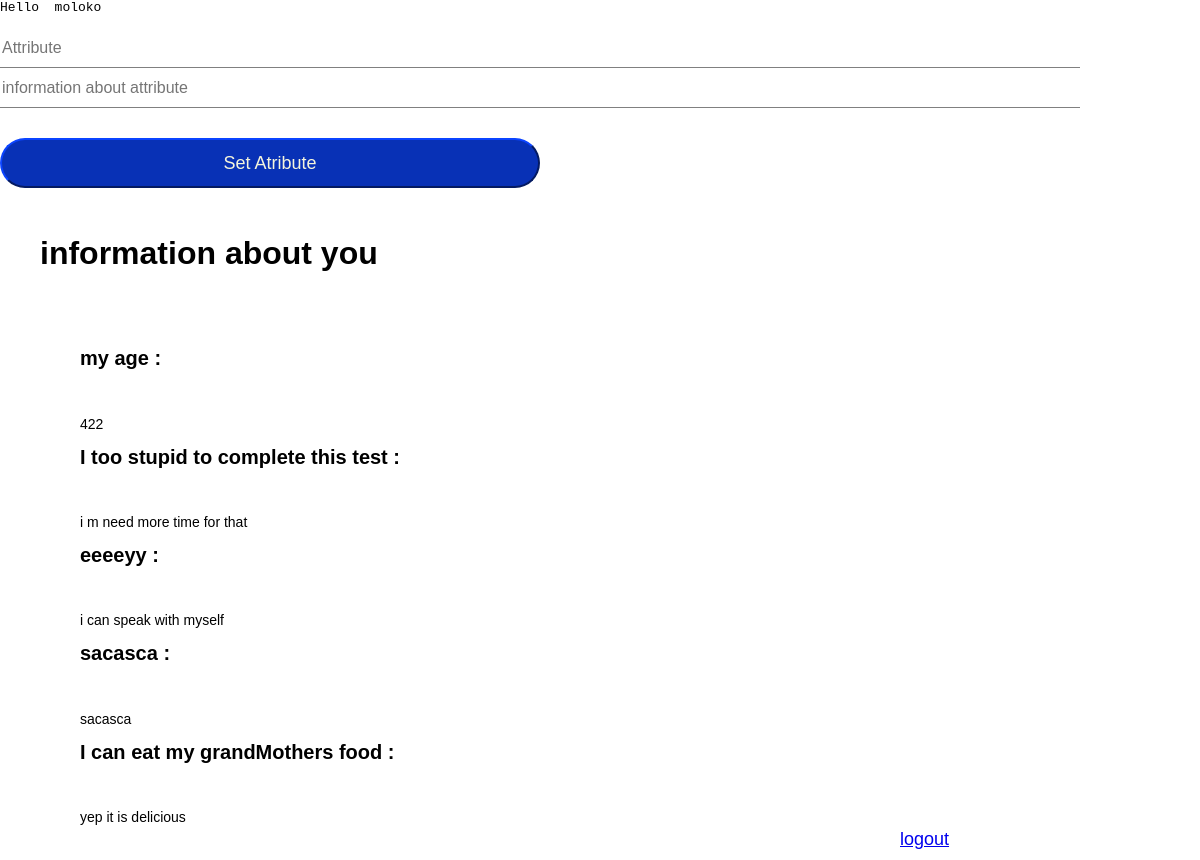
Screenshot of /welcome.php (signed in) with the database file from the repository.
### tables this page shows
CREATE TABLE `userinformation` (
  `id` int(11) NOT NULL,
  `user_id` int(11) NOT NULL,
  `Atr_name` varchar(100) DEFAULT NULL,
  `Atr_inf` text DEFAULT NULL
);

### welcome.php (the view, shortened to what this page needs)
<?php
require('db/connect.php');
if(isset ($_SESSION['username'])){
$username= $_SESSION['username'];
$id= $_SESSION['id'];
echo "<pre>Hello  $username </pre>";
echo"
<link rel='stylesheet' href='index.css' type='text/css'>
<form class='form' action='control/SetAtr.php' method='post' enctype='multipart/form-data' autocomplete='off'>
<input type='text' placeholder='Attribute' name='Attribute' required />
<input type='text' placeholder='information about attribute' name='Attribute_info' autocomplete='new-password' required />
<input type='submit' value='Set Atribute' name='login' class='btn btn-block btn-primary' />
</form>
";
$query = "SELECT * FROM userinformation WHERE user_id ='$id'";
$result= mysqli_query($connection,$query) or die(mysqli_error($connection));
echo "<div class='col1'><h1>information about you</h1></div>";
while($row = mysqli_fetch_array($result))
{
$Atr=$row['Atr_name'];
$AtrInf=$row['Atr_inf'];
echo "<div class='col'><h1>$Atr :</h1><br><p>$AtrInf</p></div>";
}
echo "<a href='control/logout.php' class'btn btn-lg btn-primary'>logout</a>";
}
else{
session_destroy();
}
?>

### index.css (style rules this page uses)
.col1, .col2 { min-width: 300px; padding: 2.5rem !important; }
.col h1 { padding: 0px !important; top: 0px !important; font-size: 20px; }
.col p { padding: 0px !important; top: 0px !important; font-size: 14px; }
.col { margin-left: 5rem; top: 0px !important; }
input[type="password"], input[type="email"], input[type="text"] { margin: 0px 0 !important; width: 90%; border: none; border-bottom: 1px solid gray; background: transparent; outline: none; height: 40px; font-size: 16px; }
input[type="submit"] { position: relative; top: 30px; border-color: rgb(8, 49, 182); outline: none; height: 50px; background: rgb(8, 49, 182); color: beige; font-size: 18px; border-radius: 30px !important; width: 45% !important; }
a { position: relative; font-size: 18px; left: 75%; top: -10px; }
p { position: relative; top: 20px; width: 80% !important; }

### rows the page displays
userinformation: Atr_name "my age", Atr_inf "422"
userinformation: Atr_name "I too stupid to complete this test", Atr_inf "i m need more time for that"
userinformation: Atr_name "eeeeyy", Atr_inf "i can speak with myself"
userinformation: Atr_name "sacasca", Atr_inf "sacasca"
userinformation: Atr_name "I can eat my grandMothers food", Atr_inf "yep it is delicious"

### other values shown
$username "moloko"
